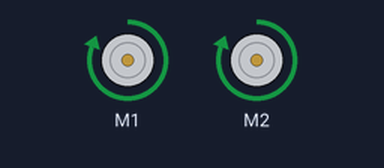
Bench run of a sketch on a simulated Arduino Uno, built with avr-gcc and run on an emulated ATmega328P. Shown: 2 × DC motor (green arrow = forward, orange = backward, longer = faster).

Above: at 0.1 s.
Timing chart, 0 to 1.6 s (numbered marks = the images above):
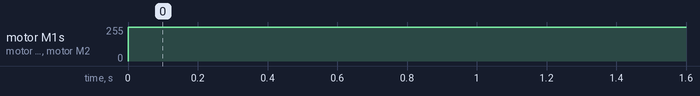

Measured:
- by itself, motor M1, motor M2: stopped → forward 255/255 at 0.00 s

The sketch:

Move_Test.ino
```cpp
// Motor Shield library file
#include <AFMotor.h>

AF_DCMotor motor1(1, MOTOR12_64KHZ); // create motor #1, 64KHz pwm
AF_DCMotor motor2(2, MOTOR12_64KHZ); // create motor #2, 64KHz pwm

void setup() {
  // the speed can be set anywhere between 200 and 255
  motor1.setSpeed(255);
  motor2.setSpeed(255);
}

void loop() {
  // moves the motors forward. Other options include BACKWARD
  // and RELEASE which stops the motors
  motor1.run(FORWARD);
  motor2.run(FORWARD);
}
```
